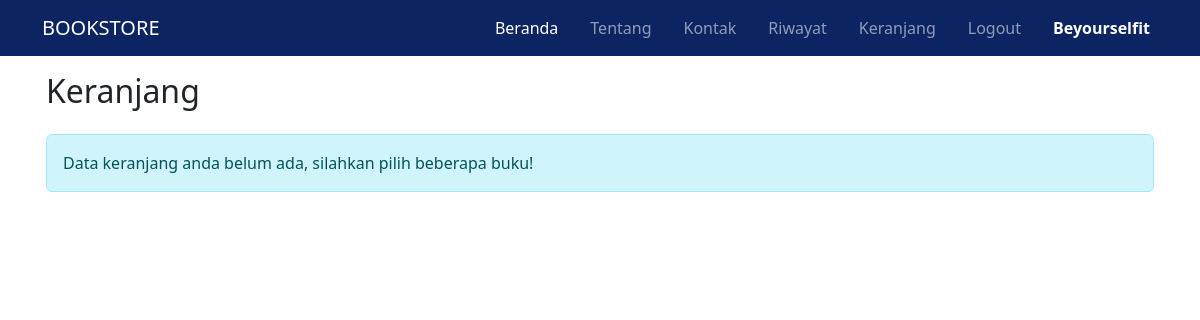
Page /index.php?hal=keranjang (signed in) on the earlier database version.
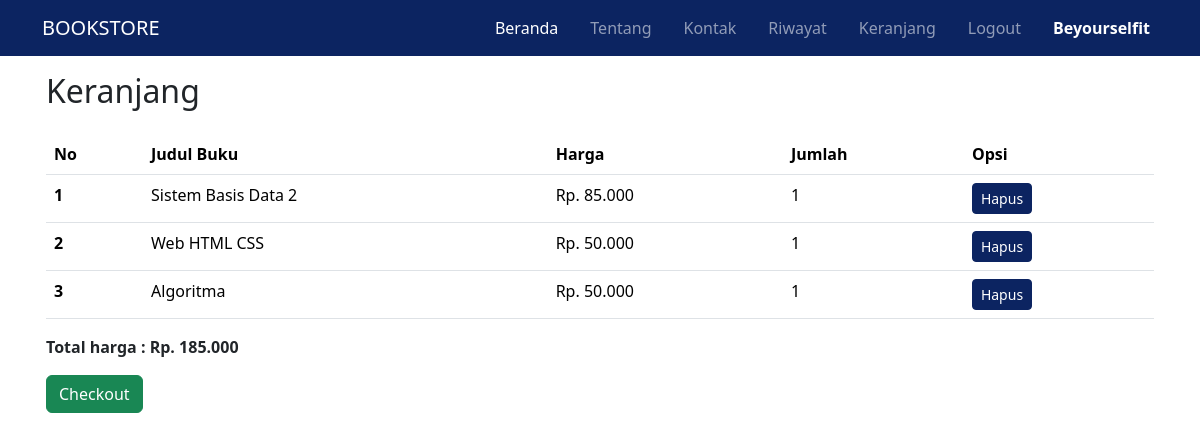
Same page on the later database version.
### tables this page shows
CREATE TABLE `tb_keranjang` (
  `id_cart` int(11) NOT NULL,
  `id_user` int(11) NOT NULL,
  `id_buku` int(11) NOT NULL,
  `jumlah` int(11) NOT NULL
);

CREATE TABLE `tb_buku` (
  `id_buku` int(11) NOT NULL,
  `judul_buku` varchar(50) NOT NULL,
  `penulis` varchar(50) NOT NULL,
  `penerbit` varchar(50) NOT NULL,
  `tahun` varchar(20) NOT NULL,
  `id_kategori` int(11) NOT NULL,
  `gambar` varchar(255) NOT NULL,
  `harga` int(11) NOT NULL,
  `stok` int(11) NOT NULL
);

### user/halaman/keranjang.php (the view)
<?php
$user = $_SESSION['id_user'];
$sql = "SELECT tb_keranjang.id_cart, tb_user.id_user, tb_user.nama_pengguna, tb_buku.id_buku, tb_buku.judul_buku,
tb_buku.harga, tb_keranjang.jumlah FROM tb_keranjang INNER JOIN tb_user ON tb_keranjang.id_user = tb_user.id_user INNER JOIN
tb_buku ON tb_keranjang.id_buku = tb_buku.id_buku WHERE tb_user.id_user = '$user'";
$query = mysqli_query($connectDB, $sql);
$data = mysqli_num_rows($query);
?>
<div class="row">
    <div class="col">
        <h1 class="mb-4 h2">Keranjang</h1>
        <?php
        if ($data > 0) {
        ?>
            <table class="table">
                <thead>
                    <tr>
                        <th scope="col">No</th>
                        <th scope="col">Judul Buku</th>
                        <th scope="col">Harga</th>
                        <th scope="col">Jumlah</th>
                        <th scope="col">Opsi</th>
                    </tr>
                </thead>
                <tbody>
                    <?php
                    $no = 0;
                    $total = 0;
                    while ($data = mysqli_fetch_assoc($query)) :
                        $no++;
                    ?>
                        <tr>
                            <th scope="row"><?= $no; ?></th>
                            <td><?= $data['judul_buku']; ?></td>
                            <td><?= 'Rp. ' . number_format($data['harga'], 0, ',', '.'); ?></td>
                            <td><?= $data['jumlah']; ?></td>
                            <td>
                                <a href="user/config_user/proses_hapus.php?id=<?= $data['id_cart']; ?>" class="btn btn-primary btn-sm">Hapus</a>
                            </td>
                        </tr>
                    <?php
                        $total += $data['harga'] * $data['jumlah'];
                    endwhile;
                    ?>
                </tbody>
            </table>
            <p class="fw-bold">Total harga : <?= 'Rp. ' . number_format($total, 0, ',', '.'); ?></p>
            <a href="user/halaman/checkout.php?&id=<?= $_SESSION['id_user']; ?>" class="btn btn-success">Checkout</a>
        <?php } else { ?>
            <div class="alert alert-info" role="alert">
                Data keranjang anda belum ada, silahkan pilih beberapa buku!
            </div>
        <?php } ?>
    </div>
</div>

Differences in the rows shown:
added tb_keranjang: id_buku.judul_buku "Sistem Basis Data 2", id_buku.harga "85.000", jumlah "1"
added tb_keranjang: id_buku.judul_buku "Web HTML CSS", id_buku.harga "50.000", jumlah "1"
added tb_keranjang: id_buku.judul_buku "Algoritma", id_buku.harga "50.000", jumlah "1"
Other differences:
$total: (not shown) → "185.000"
text no longer shown: "Data keranjang anda belum ada, silahkan pilih beberapa buku!"
text now shown: "No Judul Buku Harga Jumlah Opsi Total harga : Rp. Checkout"
